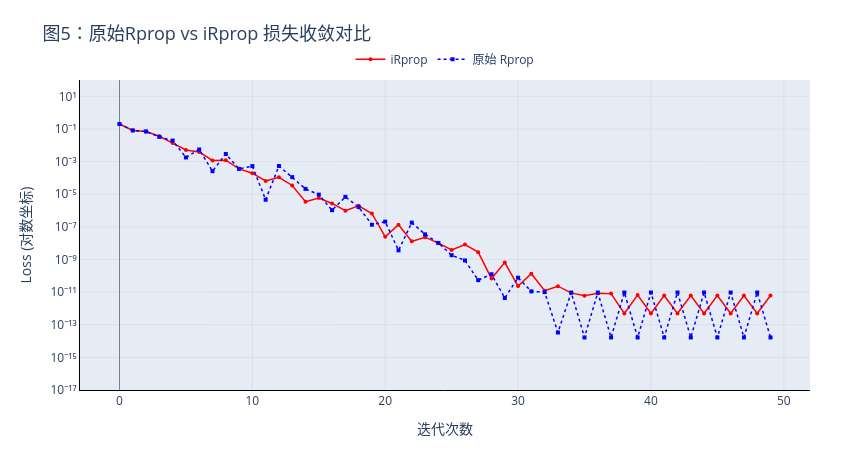

Notebook source saved alongside this figure:
### Markdown cell above
**图4 解读：iRprop 参数轨迹**

本图展示 iRprop 算法下两个参数的演化过程（纵轴为参数值）：

- **$\theta_1$（平坦方向，红色）**：初始值为 $1.0$。由于平坦方向梯度较小，步长 $\Delta_1$ 在初期被迅速放大，导致参数以极快的速度下降并在第 6 步左右**直接越过了谷底**，跌落至 $-0.2$ 附近。随后触发 iRprop 的回退与刹车机制，参数在 $0$ 轴上下呈现轻微的锯齿状震荡，并在 15 步左右完全收敛并稳定于 $0$。
- **$\theta_2$（陡峭方向，蓝色）**：初始值为 $0.1$。因为该方向极其陡峭，独立步长 $\Delta_2$ 被严格控制得非常小，参数在最初的 1~2 步内就迅速且平缓地下降到了 $0$ 附近。之后没有任何大幅震荡，一直稳定贴合 $0$ 轴。

**关键观察**：
iRprop 的独立步长机制导致了两个方向完全不同的收敛姿态：平坦方向由于"步子迈得太大"经历了大幅度的越界与回弹修正（强震荡）；而陡峭方向则因为"步子被压得极短"实现了几乎完美的瞬态收敛（无震荡）。这充分说明了 iRprop 利用符号频率调节步长的动态博弈过程：虽然前期有剧烈波动，但在 15 步后，**两个参数均成功且彻底地稳定在了最优点 $(0,0)$**。

### Code cell
# 图5：原始 Rprop vs iRprop 对比
rprop_orig_traj, rprop_orig_delta, rprop_orig_loss = rprop_original(theta0)
fig5 = go.Figure()
fig5.add_trace(go.Scatter(x=iterations, y=rprop_loss, mode='lines+markers', name='iRprop', line=LINE_RED, marker=MARKER_RED))
fig5.add_trace(go.Scatter(x=iterations, y=rprop_orig_loss, mode='lines+markers', name='原始 Rprop', line=LINE_BLUE, marker=MARKER_BLUE))
fig5.update_layout(title=dict(text='图5：原始Rprop vs iRprop 损失收敛对比', font=dict(size=18)), xaxis_title='迭代次数', yaxis_title='Loss (对数坐标)', xaxis=AXIS_STYLE, yaxis=LOG_YAXIS_LOSS, width=width, height=h_std, hovermode='x', legend=LEGEND_STYLE, margin=MARGIN)
fig5.show()

### Figure 1 — Plotly figure (JSON) as saved in the notebook; plotly's stock layout.template omitted (floating-point values rounded to 4 significant figures)
{"data": [{"line": {"color": "red", "dash": "solid", "width": 1.5}, "marker": {"color": "red", "size": 4, "symbol": "circle"}, "mode": "lines+markers", "name": "iRprop", "type": "scatter", "x": [0, 1, 2, 3, 4, 5, 6, 7, 8, 9, 10, 11, 12, 13, 14, 15, 16, 17, 18, 19, 20, 21, 22, 23, 24, 25, 26, 27, 28, 29, 30, 31, 32, 33, 34, 35, 36, 37, 38, 39, 40, 41, 42, 43, 44, 45, 46, 47, 48, 49], "y": [0.2, 0.08144, 0.07017, 0.03572, 0.01366, 0.005145, 0.003921, 0.001179, 0.001208, 0.0003547, 0.0001945, 6.497e-05, 0.0001086, 3.438e-05, 3.443e-06, 5.811e-06, 2.711e-06, 9.856e-07, 1.966e-06, 6.57e-07, 2.431e-08, 1.36e-07, 1.286e-08, 2.323e-08, 1e-08, 3.823e-09, 8.213e-09, 2.82e-09, 6.807e-11, 6.442e-10, 2.337e-11, 1.339e-10, 1.219e-11, 2.305e-11, 8.951e-12, 6.074e-12, 8.632e-12, 8.07e-12, 4.879e-13, 6.553e-12, 4.879e-13, 6.184e-12, 4.879e-13, 6.156e-12, 4.879e-13, 6.156e-12, 4.879e-13, 6.156e-12, 4.879e-13, 6.156e-12]}, {"line": {"color": "blue", "dash": "dot", "width": 1.5}, "marker": {"color": "blue", "size": 4, "symbol": "square"}, "mode": "lines+markers", "name": "原始 Rprop", "type": "scatter", "x": [0, 1, 2, 3, 4, 5, 6, 7, 8, 9, 10, 11, 12, 13, 14, 15, 16, 17, 18, 19, 20, 21, 22, 23, 24, 25, 26, 27, 28, 29, 30, 31, 32, 33, 34, 35, 36, 37, 38, 39, 40, 41, 42, 43, 44, 45, 46, 47, 48, 49], "y": [0.2, 0.08144, 0.07017, 0.03272, 0.01942, 0.001785, 0.00552, 0.0002573, 0.002906, 0.000359, 0.0005303, 4.605e-06, 0.0005355, 0.0001117, 2.121e-05, 9.405e-06, 1.053e-06, 6.891e-06, 1.624e-06, 1.349e-07, 2.08e-07, 3.622e-09, 1.811e-07, 3.468e-08, 1.018e-08, 1.83e-09, 8.749e-10, 5.411e-11, 1.245e-10, 4.349e-12, 7.624e-11, 1.109e-11, 1.001e-11, 3.341e-14, 9.441e-12, 1.66e-14, 9.441e-12, 1.66e-14, 9.441e-12, 1.66e-14, 9.441e-12, 1.66e-14, 9.441e-12, 1.66e-14, 9.441e-12, 1.66e-14, 9.441e-12, 1.66e-14, 9.441e-12, 1.66e-14]}], "layout": {"height": 450, "hovermode": "x", "legend": {"bgcolor": "rgba(255,255,255,0.85)", "font": {"size": 12}, "orientation": "h", "x": 0.5, "xanchor": "center", "y": 1.02, "yanchor": "bottom"}, "margin": {"b": 60, "l": 80, "r": 40, "t": 80}, "title": {"font": {"size": 18}, "text": "图5：原始Rprop vs iRprop 损失收敛对比"}, "width": 850, "xaxis": {"gridcolor": "lightgray", "griddash": "solid", "gridwidth": 0.5, "linecolor": "black", "linewidth": 1, "showline": true, "title": {"text": "迭代次数"}, "zeroline": true, "zerolinecolor": "gray", "zerolinewidth": 1}, "yaxis": {"gridcolor": "lightgray", "griddash": "solid", "gridwidth": 0.5, "linecolor": "black", "linewidth": 1, "range": [-17, 2], "showline": true, "tickmode": "array", "ticktext": ["10⁻¹⁷", "10⁻¹⁵", "10⁻¹³", "10⁻¹¹", "10⁻⁹", "10⁻⁷", "10⁻⁵", "10⁻³", "10⁻¹", "10¹"], "tickvals": [1e-17, 1e-15, 1e-13, 1e-11, 1e-09, 1e-07, 1e-05, 0.001, 0.1, 10], "title": {"text": "Loss (对数坐标)"}, "type": "log", "zeroline": true, "zerolinecolor": "gray", "zerolinewidth": 1}}}
